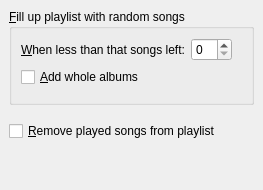
         <widget class="QWidget" name="dynamicPlaylistPage">
          <layout class="QVBoxLayout">
           <property name="spacing">
            <number>6</number>
           </property>
           <property name="margin">
            <number>9</number>
           </property>
           <item>
            <widget class="QGroupBox" name="autoAddCheck">
             <property name="title">
              <string>&amp;Fill up playlist with random songs</string>
             </property>
             <property name="checkable">
              <bool>false</bool>
             </property>
             <property name="checked">
              <bool>false</bool>
             </property>
             <layout class="QGridLayout">
              <property name="margin">
               <number>9</number>
              </property>
              <property name="spacing">
               <number>6</number>
              </property>
              <item row="0" column="0">
               <widget class="QLabel" name="autoAddPosSpinLabel">
                <property name="text">
                 <string>&amp;When less than that songs left:</string>
                </property>
                <property name="buddy">
                 <cstring>autoAddPosSpin</cstring>
                </property>
               </widget>
              </item>
              <item row="0" column="1">
               <widget class="QSpinBox" name="autoAddPosSpin"/>
              </item>
              <item row="0" column="2" rowspan="3">
               <spacer>
                <property name="orientation">
                 <enum>Qt::Horizontal</enum>
                </property>
                <property name="sizeHint" stdset="0">
                 <size>
                  <width>10</width>
                  <height>10</height>
                 </size>
                </property>
               </spacer>
              </item>
              <item row="1" column="0">
               <widget class="QCheckBox" name="autoAddAlbumsCheck">
                <property name="text">
                 <string>&amp;Add whole albums</string>
                </property>
               </widget>
              </item>
             </layout>
            </widget>
           </item>
           <item>
            <spacer>
             <property name="orientation">
              <enum>Qt::Vertical</enum>
             </property>
             <property name="sizeType">
              <enum>QSizePolicy::Minimum</enum>
             </property>
             <property name="sizeHint" stdset="0">
              <size>
               <width>20</width>
               <height>10</height>
              </size>
             </property>
            </spacer>
           </item>
           <item>
            <widget class="QCheckBox" name="autoRemoveCheck">
             <property name="text">
              <string>&amp;Remove played songs from playlist</string>
             </property>
            </widget>
           </item>
           <item>
            <spacer>
             <property name="orientation">
              <enum>Qt::Vertical</enum>
             </property>
             <property name="sizeHint" stdset="0">
              <size>
               <width>20</width>
               <height>40</height>
              </size>
             </property>
            </spacer>
           </item>
          </layout>
         </widget>
